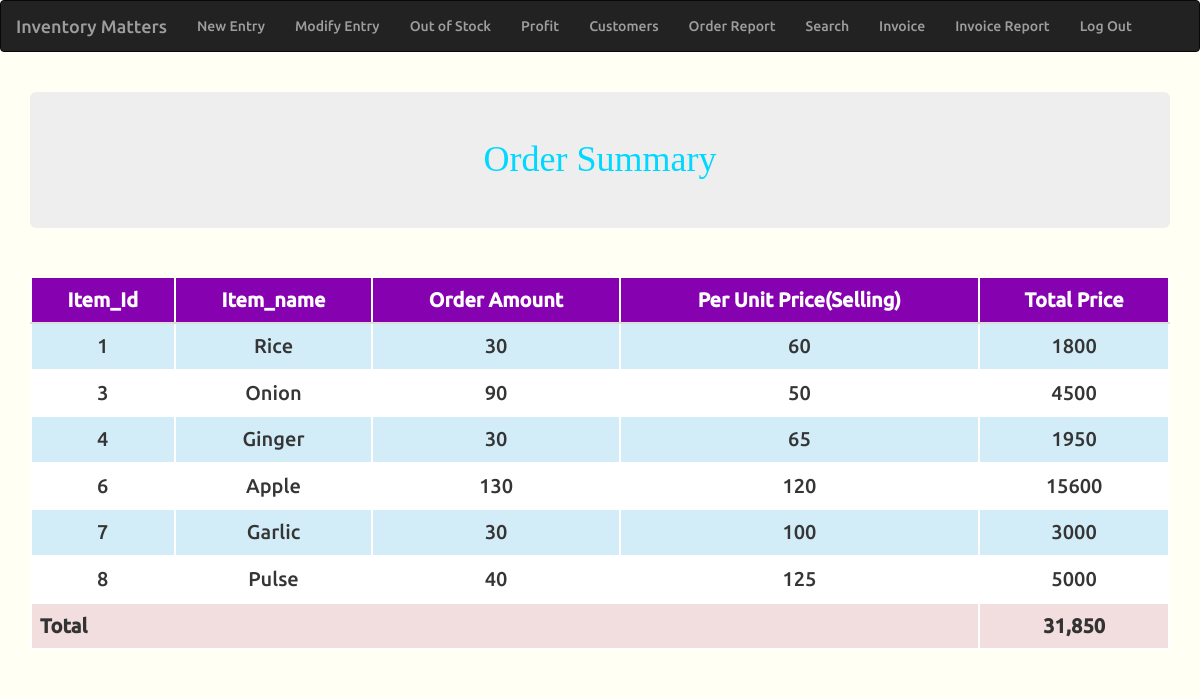
The app's page /order.php with its own data.
### tables this page shows
CREATE TABLE `items` (
  `Item_id` int(11) NOT NULL,
  `Name` varchar(20) NOT NULL,
  `Quantity` int(11) NOT NULL,
  `Per_unit_buying_price` int(11) NOT NULL,
  `Total_price` int(11) NOT NULL,
  `per_unit_selling_price` int(11) NOT NULL,
  `entry_id` int(11) NOT NULL
);

### order.php (the view, shortened to what this page needs)
<!DOCTYPE html>
<?php
		include('include/our_connect.php');
		$sql='Update orders, contains, items set orders.Total_price=orders.Order_Amount*items.per_unit_selling_price
		     WHERE orders.order_id=contains.order_id AND contains.item_id=items.item_id';
			 mysqli_query($conn,$sql);
		$sql = 'SELECT i.Item_id, i.Name, SUM(o.Order_Amount) as OA , i.per_unit_selling_price, SUM(o.Total_price) as TP
			FROM orders as o, contains as c, items as i
            WHERE o.order_id = c.Order_id and c.item_id = i.Item_id
            GROUP BY i.Item_id';
		$query = mysqli_query($conn, $sql);
	 ?>
<html>
<head>
  <link rel="stylesheet" href="css/bootstrap.min.css">
  <link rel="stylesheet" href="font-awesome/css/font-awesome.min.css">
  <link rel="stylesheet" href="css/all.css">
  <link rel="stylesheet" href="css/table.css">
</head>
<body>
	<?php include('include/nav.php'); ?>
	<div class="container container-fluid">
		<table class="data-table table table-responsive">
			<h1 class="jumbotron in-middle txtgreen">Order Summary</h1> <br>
			<thead>
				<tr>
				   <th>Item_Id</th>
				   <th>Item_name</th>
					<th>Order Amount</th>
					<th>Per unit price(selling)</th>
					<th>Total price</th>
				</tr>
			</thead>
			<tbody>
				<?php
					$total = 0;
					while($row = mysqli_fetch_array($query)) {
				echo '<tr>
				<td>'.$row['Item_id'].'</td>
				<td>'.$row['Name'].'</td>
				<td>'.$row['OA'].'</td>
				<td>'.$row['per_unit_selling_price'].'</td>
				<td>'.$row['TP'].'</td>
					</tr>';
					$total += $row['TP'];
					}
				?>
			</tbody>
			<tfoot>
				<tr class = "danger">
					<th colspan="4">Total</th>
					<th style="text-align: center;"> <?= number_format($total)?></th>
				</tr>
			</tfoot>
		</table>
	</div>
</body>
</html>

### css/all.css (style rules this page uses)
body { background-color: #fffff3 !important; font-family: "ourFont"; }
h1, h2, h3, h4, h5, h6 { text-transform: capitalize; color: #FB9902 !important; font-family: 'Lobster'; }
.in-middle { margin-left: auto; margin-right: auto; text-align: center; }
.txtgreen { color: #00D8FF !important; font-family: 'Lobster' !important; }

### css/table.css (style rules this page uses)
table { margin: auto; font-family: "ourFont", "Lucida Sans Unicode", "Lucida Grande", "Segoe Ui"; font-size: 15px; }
table td { transition: all .5s; text-align: center; }
.data-table { border-collapse: collapse; font-size: 20px; min-width: 537px; }
.data-table th, .data-table td { border: 2px solid white;#2A0934; padding: 7px 17px; }
.data-table thead th { background-color: #8601AF; color: white; text-transform: capitalize; text-align:center; }
.data-table tbody td { color: #353535; background-color: #ffffff; }
.data-table tbody tr:nth-child(odd) td { background-color: #d3edf8 ; }
.data-table tfoot { background-color: lavenderf; }

### records on screen
items: Item_id "1", Name "Rice", OA "30", per_unit_selling_price "60", TP "1800"
items: Item_id "3", Name "Onion", OA "90", per_unit_selling_price "50", TP "4500"
items: Item_id "4", Name "Ginger", OA "30", per_unit_selling_price "65", TP "1950"
items: Item_id "6", Name "Apple", OA "130", per_unit_selling_price "120", TP "15600"
items: Item_id "7", Name "Garlic", OA "30", per_unit_selling_price "100", TP "3000"
items: Item_id "8", Name "Pulse", OA "40", per_unit_selling_price "125", TP "5000"

### other values on screen
$total "31,850"
